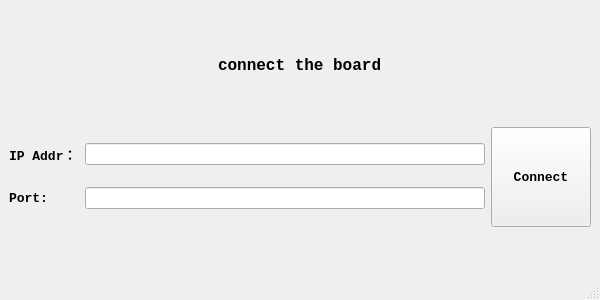
<?xml version="1.0" encoding="UTF-8"?>
<ui version="4.0">
 <class>MainWindow</class>
 <widget class="QMainWindow" name="MainWindow">
  <property name="geometry">
   <rect>
    <x>0</x>
    <y>0</y>
    <width>600</width>
    <height>300</height>
   </rect>
  </property>
  <property name="minimumSize">
   <size>
    <width>600</width>
    <height>300</height>
   </size>
  </property>
  <property name="maximumSize">
   <size>
    <width>600</width>
    <height>300</height>
   </size>
  </property>
  <property name="windowTitle">
   <string>Login window</string>
  </property>
  <widget class="QWidget" name="centralwidget">
   <layout class="QHBoxLayout" name="horizontalLayout_4">
    <item>
     <layout class="QVBoxLayout" name="verticalLayout_2">
      <item alignment="Qt::AlignHCenter">
       <widget class="QLabel" name="label_3">
        <property name="sizePolicy">
         <sizepolicy hsizetype="Maximum" vsizetype="Maximum">
          <horstretch>0</horstretch>
          <verstretch>0</verstretch>
         </sizepolicy>
        </property>
        <property name="maximumSize">
         <size>
          <width>16777215</width>
          <height>30</height>
         </size>
        </property>
        <property name="font">
         <font>
          <family>Courier New</family>
          <pointsize>12</pointsize>
          <weight>75</weight>
          <bold>true</bold>
         </font>
        </property>
        <property name="text">
         <string>connect the board</string>
        </property>
       </widget>
      </item>
      <item>
       <layout class="QHBoxLayout" name="horizontalLayout_3">
        <item>
         <layout class="QVBoxLayout" name="verticalLayout">
          <item>
           <layout class="QHBoxLayout" name="horizontalLayout">
            <item>
             <widget class="QLabel" name="label">
              <property name="sizePolicy">
               <sizepolicy hsizetype="Preferred" vsizetype="Minimum">
                <horstretch>0</horstretch>
                <verstretch>20</verstretch>
               </sizepolicy>
              </property>
              <property name="minimumSize">
               <size>
                <width>70</width>
                <height>0</height>
               </size>
              </property>
              <property name="maximumSize">
               <size>
                <width>70</width>
                <height>16777215</height>
               </size>
              </property>
              <property name="font">
               <font>
                <family>Courier New</family>
                <pointsize>10</pointsize>
                <weight>75</weight>
                <bold>true</bold>
               </font>
              </property>
              <property name="text">
               <string>IP Addr：</string>
              </property>
             </widget>
            </item>
            <item>
             <widget class="QLineEdit" name="ipAddrLineEdit"/>
            </item>
           </layout>
          </item>
          <item>
           <layout class="QHBoxLayout" name="horizontalLayout_2">
            <item>
             <widget class="QLabel" name="label_2">
              <property name="sizePolicy">
               <sizepolicy hsizetype="Maximum" vsizetype="Preferred">
                <horstretch>0</horstretch>
                <verstretch>0</verstretch>
               </sizepolicy>
              </property>
              <property name="minimumSize">
               <size>
                <width>70</width>
                <height>0</height>
               </size>
              </property>
              <property name="maximumSize">
               <size>
                <width>70</width>
                <height>16777215</height>
               </size>
              </property>
              <property name="font">
               <font>
                <family>Courier New</family>
                <pointsize>10</pointsize>
                <weight>75</weight>
                <bold>true</bold>
               </font>
              </property>
              <property name="text">
               <string>Port:</string>
              </property>
             </widget>
            </item>
            <item>
             <widget class="QLineEdit" name="ipPortLineEdit"/>
            </item>
           </layout>
          </item>
         </layout>
        </item>
        <item>
         <widget class="QPushButton" name="connectTcpButton">
          <property name="minimumSize">
           <size>
            <width>100</width>
            <height>100</height>
           </size>
          </property>
          <property name="maximumSize">
           <size>
            <width>100</width>
            <height>100</height>
           </size>
          </property>
          <property name="font">
           <font>
            <family>Courier New</family>
            <pointsize>10</pointsize>
            <weight>75</weight>
            <bold>true</bold>
           </font>
          </property>
          <property name="text">
           <string>Connect</string>
          </property>
         </widget>
        </item>
       </layout>
      </item>
     </layout>
    </item>
   </layout>
  </widget>
  <widget class="QMenuBar" name="menubar">
   <property name="geometry">
    <rect>
     <x>0</x>
     <y>0</y>
     <width>600</width>
     <height>26</height>
    </rect>
   </property>
  </widget>
  <widget class="QStatusBar" name="statusbar"/>
 </widget>
 <resources/>
 <connections/>
</ui>
